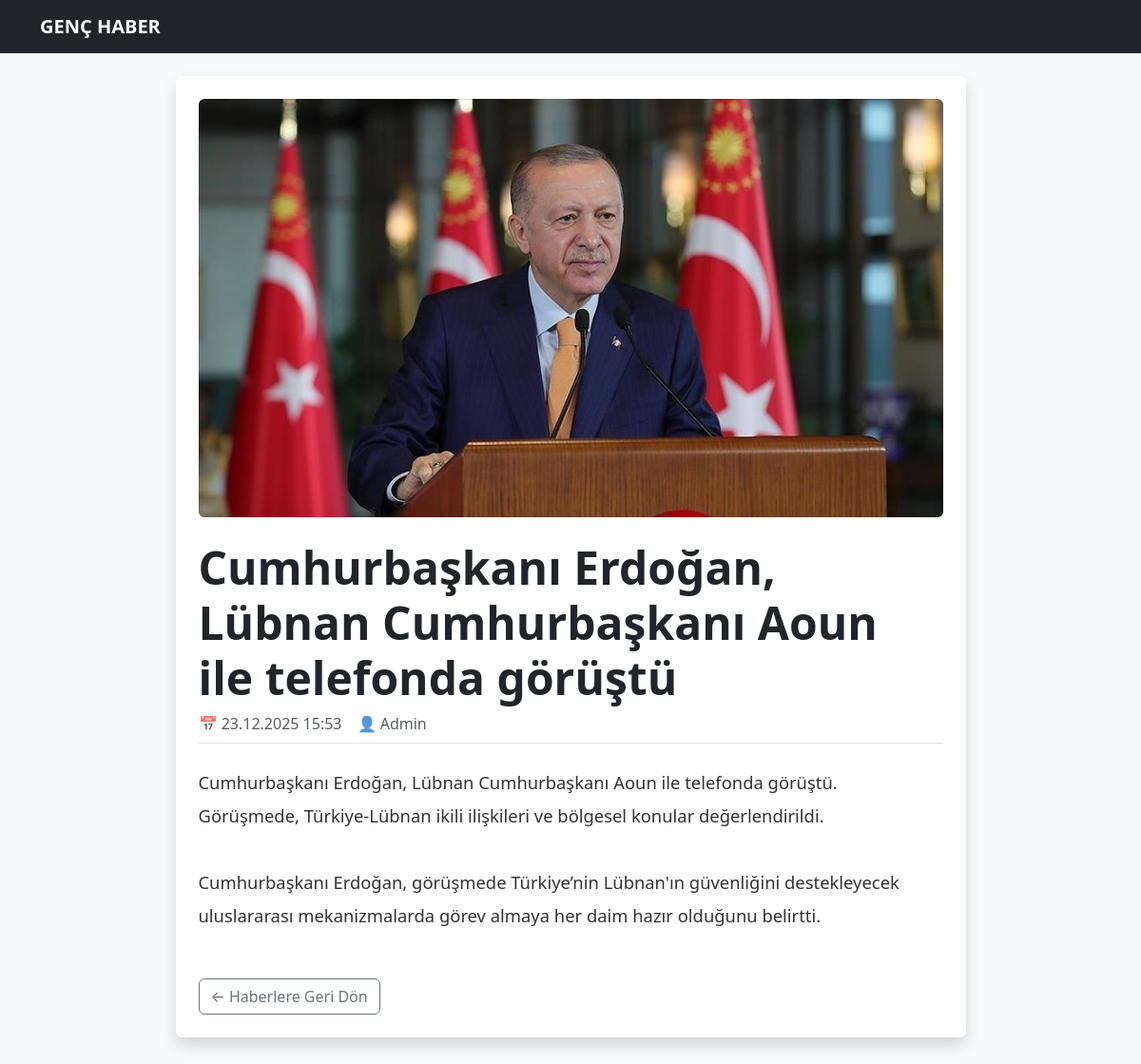
Screenshot of /haber_detay.php?id=5 with the database file from the repository.
### tables this page shows
CREATE TABLE IF NOT EXISTS `haberler` (
  `id` int NOT NULL AUTO_INCREMENT,
  `baslik` varchar(255) DEFAULT NULL,
  `icerik` text,
  `resim` varchar(255) DEFAULT NULL,
  `tarih` timestamp NULL DEFAULT CURRENT_TIMESTAMP,
  PRIMARY KEY (`id`)
);

### haber_detay.php (the view, shortened to what this page needs)
<?php
include 'baglan.php';
if (isset($_GET['id'])) {
    $id = mysqli_real_escape_string($baglan, $_GET['id']);
    $sorgu = mysqli_query($baglan, "SELECT * FROM haberler WHERE id = '$id'");
    $haber = mysqli_fetch_assoc($sorgu);
} else {
    header("Location: index.php");
    exit();
}
?>
<!DOCTYPE html>
<html lang="tr">
<head>
    <link href="https://cdn.jsdelivr.net/npm/bootstrap@5.3.0/dist/css/bootstrap.min.css" rel="stylesheet">
</head>
<body class="bg-light">
<nav class="navbar navbar-dark bg-dark mb-4">
    <div class="container">
        <a class="navbar-brand fw-bold" href="index.php">GENÇ HABER</a>
    </div>
</nav>
<div class="container pb-5">
    <div class="row justify-content-center">
        <div class="col-md-9">
            <div class="card shadow border-0 p-4">
                <?php if (!empty($haber['resim'])): ?>
                    <img src="img/<?php echo $haber['resim']; ?>" class="img-fluid rounded mb-4" alt="Haber Görseli" style="width: 100%; max-height: 500px; object-fit: cover;">
                <?php endif; ?>
                <h1 class="display-5 fw-bold text-dark"><?php echo $haber['baslik']; ?></h1>
                <div class="d-flex text-muted mb-4 border-bottom pb-2">
                    <span class="me-3">📅 <?php echo date("d.m.Y H:i", strtotime($haber['tarih'])); ?></span>
                    <span>👤 Admin</span>
                </div>
                <div class="haber-metni" style="font-size: 1.15rem; line-height: 1.9; color: #333;">
                    <?php echo nl2br($haber['icerik']); ?>
                </div>
                <div class="mt-5">
                    <a href="index.php" class="btn btn-outline-secondary">← Haberlere Geri Dön</a>
                </div>
            </div>
        </div>
    </div>
</div>
</body>
</html>

### rows the page displays
haberler: resim (picture), baslik "Cumhurbaşkanı Erdoğan, Lübnan Cumhurbaşkanı Aoun ile telefonda görüştü", tarih "23.12.2025 15:53", icerik "Cumhurbaşkanı Erdoğan, Lübnan Cumhurbaşkanı Aoun ile telefonda görüştü. Görüşmede, Türkiye-Lübnan ikili ilişkileri ve bölgesel konular değerlendirildi. Cumhurbaşkanı Erdoğan, görüşmede Türkiye’nin Lübnan'ın güvenliğini destekleyecek uluslararası mekanizmalarda görev almaya her daim hazır olduğunu belirtti."
